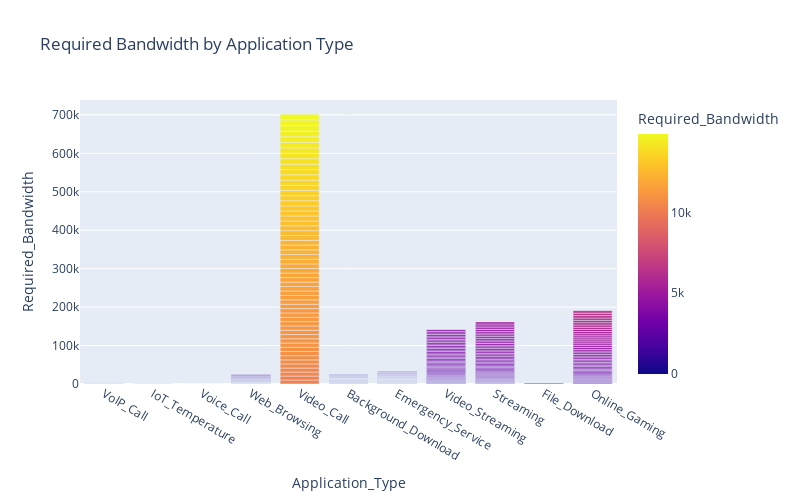

The notebook cell saved with this chart:
### Code cell
# Sort data by 'Required_Bandwidth'
data_sorted = data.sort_values(by='Required_Bandwidth')

# Create the bar plot using Plotly
fig = px.bar(
    data_sorted,
    x='Application_Type',
    y='Required_Bandwidth',
    color='Required_Bandwidth',  # Different colors for each bar
    #color_continuous_scale='Viridis',  # Optional: set a color scale
    title='Required Bandwidth by Application Type'
)

# Update the layout to match the specified figure size
fig.update_layout(
    width=800,  # 16 inches * 50 pixels per inch
    height=500,  # 10 inches * 50 pixels per inch
)

# Show the plot
fig.show()

### Figure 1 — Plotly figure (JSON) as saved in the notebook; plotly's stock layout.template omitted (floating-point values rounded to 4 significant figures; data arrays with more than 128 entries replaced by an {"elided": "..."} marker saying what was removed)
{"data": [{"alignmentgroup": "True", "hovertemplate": "Application_Type=%{x}<br>Required_Bandwidth=%{marker.color}<extra></extra>", "legendgroup": "", "marker": {"color": {"elided": "400 float values"}, "coloraxis": "coloraxis", "pattern": {"shape": ""}}, "name": "", "offsetgroup": "", "orientation": "v", "showlegend": false, "textposition": "auto", "type": "bar", "x": {"elided": "400 str values"}, "xaxis": "x", "y": {"elided": "400 float values"}, "yaxis": "y"}], "layout": {"barmode": "relative", "coloraxis": {"colorbar": {"title": {"text": "Required_Bandwidth"}}, "colorscale": [[0, "#0d0887"], [0.1111, "#46039f"], [0.2222, "#7201a8"], [0.3333, "#9c179e"], [0.4444, "#bd3786"], [0.5556, "#d8576b"], [0.6667, "#ed7953"], [0.7778, "#fb9f3a"], [0.8889, "#fdca26"], [1, "#f0f921"]]}, "height": 500, "legend": {"tracegroupgap": 0}, "title": {"text": "Required Bandwidth by Application Type"}, "width": 800, "xaxis": {"anchor": "y", "autorange": true, "domain": [0, 1], "range": [-0.5, 10.5], "title": {"text": "Application_Type"}, "type": "category"}, "yaxis": {"anchor": "x", "autorange": true, "domain": [0, 1], "range": [0, 738600.0], "title": {"text": "Required_Bandwidth"}, "type": "linear"}}}
